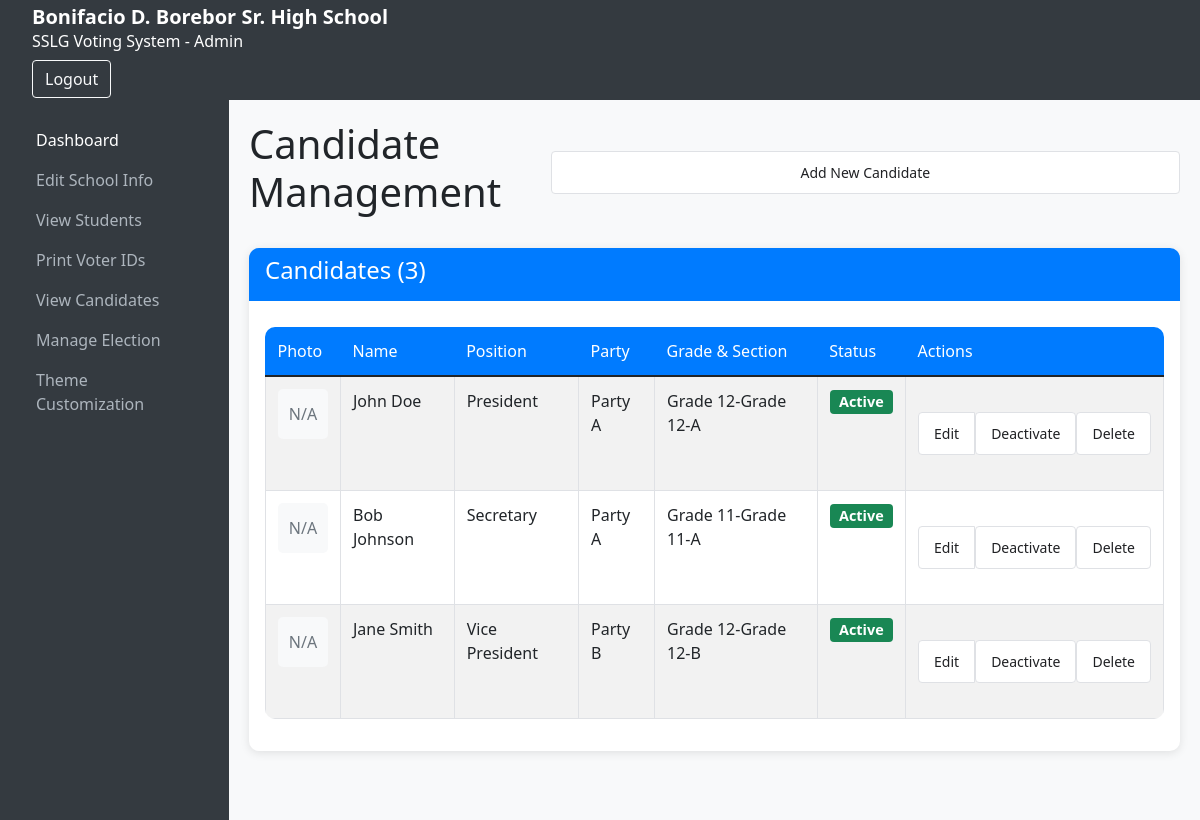
Page /admin/candidates.php (signed in) on the earlier database version.
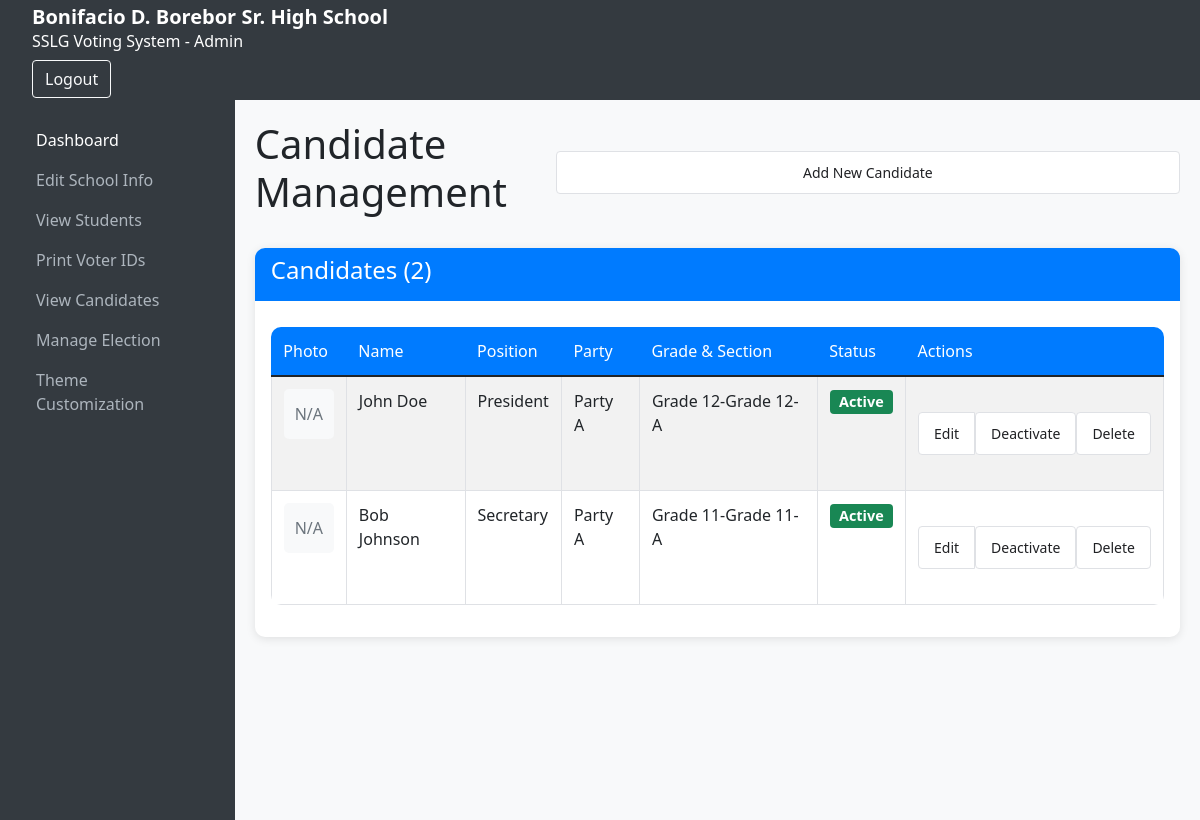
Same page on the later database version.
### tables this page shows
CREATE TABLE candidates (
            id INTEGER PRIMARY KEY AUTOINCREMENT,
            name TEXT NOT NULL,
            position TEXT NOT NULL,
            party TEXT,
            section TEXT,
            photo TEXT,
            is_active INTEGER NOT NULL DEFAULT 1,
            created_at TEXT DEFAULT CURRENT_TIMESTAMP,
            updated_at TEXT DEFAULT CURRENT_TIMESTAMP,
            grade TEXT
        );

### admin/candidates.php (the view, shortened to what this page needs)
<?php
$db = getDBConnection();
$candidates = $db->query("SELECT * FROM candidates ORDER BY position, name")->fetchAll();
include '../includes/admin_header.php';
include '../includes/admin_sidebar.php';
?>
<div class="admin-content">
    <div class="d-flex justify-content-between align-items-center mb-4">
        <h1>Candidate Management</h1>
        <button type="button" class="btn btn-primary" data-bs-toggle="modal" data-bs-target="#candidateModal">Add New Candidate</button>
    </div>
    <div class="card">
        <div class="card-header">
            <h4>Candidates (<?php echo count($candidates); ?>)</h4>
        </div>
        <div class="card-body">
            <div class="table-responsive">
                <table class="table table-striped">
                    <thead>
                        <tr>
                            <th>Photo</th>
                            <th>Name</th>
                            <th>Position</th>
                            <th>Party</th>
                            <th>Grade & Section</th>
                            <th>Status</th>
                            <th>Actions</th>
                        </tr>
                    </thead>
                    <tbody>
                        <?php foreach ($candidates as $candidate): ?>
                            <tr>
                                <td>
                                    <?php if ($candidate['photo']): ?>
                                        <img src="../<?php echo htmlspecialchars($candidate['photo']); ?>" class="img-thumbnail" style="width: 50px; height: 50px; object-fit: cover;">
                                    <?php else: ?>
                                        <div class="bg-light text-center" style="width: 50px; height: 50px; border-radius: 5px; display: flex; align-items: center; justify-content: center;">
                                            <span class="text-muted">N/A</span>
                                        </div>
                                    <?php endif; ?>
                                </td>
                                <td><?php echo htmlspecialchars($candidate['name']); ?></td>
                                <td><?php echo htmlspecialchars($candidate['position']); ?></td>
                                <td><?php echo htmlspecialchars($candidate['party'] ?? 'Independent'); ?></td>
                                <td><?php echo htmlspecialchars('Grade ' . $candidate['grade'] . '-' . $candidate['section']); ?></td>
                                <td>
                                    <span class="badge <?php echo $candidate['is_active'] ? 'bg-success' : 'bg-danger'; ?>">
                                        <?php echo $candidate['is_active'] ? 'Active' : 'Inactive'; ?>
                                    </span>
                                </td>
                                <td>
                                    <div class="btn-group btn-group-sm">
                                        <button type="button" class="btn btn-outline-primary btn-sm" onclick="editCandidate(<?php echo htmlspecialchars(json_encode($candidate)); ?>)">Edit</button>
                                        <form method="POST" class="d-inline">
                                            <button type="submit" class="btn btn-outline-<?php echo $candidate['is_active'] ? 'warning' : 'success'; ?> btn-sm">
                                                <?php echo $candidate['is_active'] ? 'Deactivate' : 'Activate'; ?>
                                            </button>
                                        </form>
                                        <form method="POST" class="d-inline" onsubmit="return confirm('Are you sure you want to delete this candidate?')">
                                            <button type="submit" class="btn btn-outline-danger btn-sm">Delete</button>
                                        </form>
                                    </div>
                                </td>
                            </tr>
                        <?php endforeach; ?>
                    </tbody>
                </table>
            </div>
        </div>
    </div>
</div>
<?php include __DIR__ . '/../includes/admin_footer.php'; ?>

Differences in the rows shown:
removed candidates: shows "N/A", name "Jane Smith", position "Vice President", party "Party B", grade+section "Grade 12-Grade 12-B", is_active "Active"
Other differences:
count($candidates): "3" → "2"
